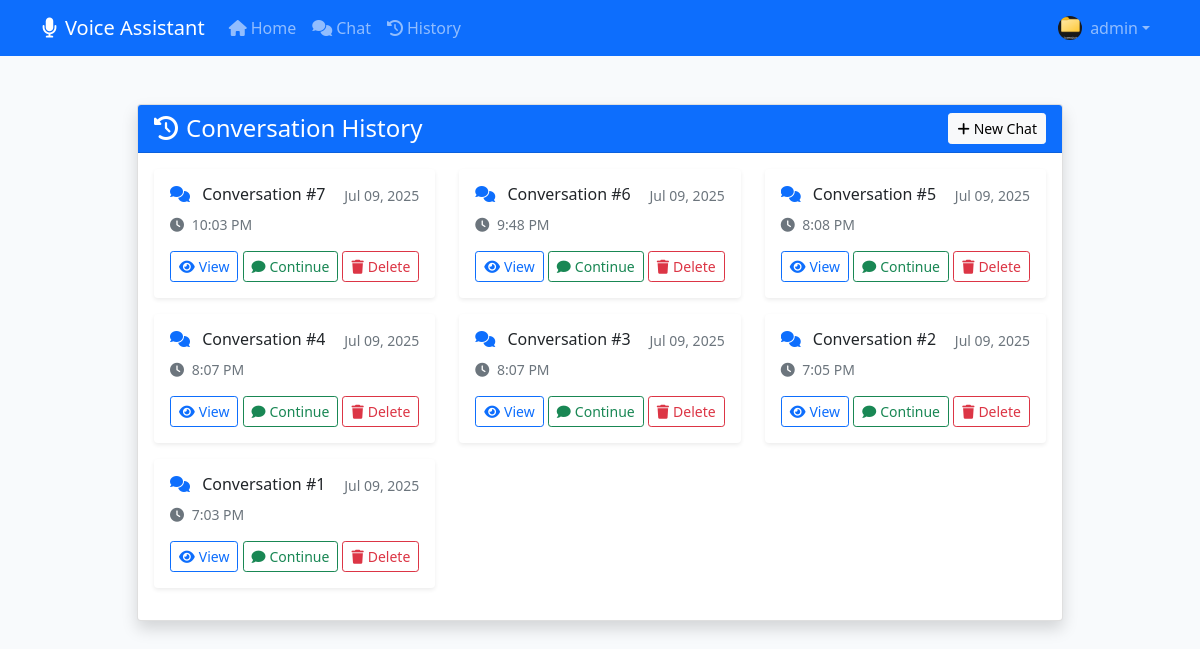
The app's page /conversations/ (signed in) with its own data.
### assistant/models.py (models this page shows, shortened)
class UserProfile(models.Model):
    user = models.OneToOneField(User, on_delete=models.CASCADE, related_name='profile')
    profile_picture = models.ImageField(upload_to='profile_pics/', null=True, blank=True)
    phone_number = models.CharField(max_length=15, blank=True, null=True)
    bio = models.TextField(max_length=500, blank=True, null=True)
    created_at = models.DateTimeField(auto_now_add=True)
    updated_at = models.DateTimeField(auto_now=True)

class Conversation(models.Model):
    user = models.ForeignKey(User, on_delete=models.CASCADE, related_name='conversations')
    created_at = models.DateTimeField(auto_now_add=True)

### assistant/views.py (the view)
# urls.py: path('conversations/', views.conversations_list, name='conversations_list'),
@login_required
def conversations_list(request):
    conversations = Conversation.objects.filter(user=request.user).order_by('-created_at')
    return render(request, 'assistant/conversations_list.html', {'conversations': conversations})

### templates/assistant/conversations_list.html (shortened to what this page needs)
{% extends 'base.html' %}
{% block content %}
<div class="container mt-4">
    <div class="row">
        <div class="col-md-10 mx-auto">
            <div class="card shadow">
                <div class="card-header bg-primary text-white d-flex justify-content-between align-items-center">
                    <h4 class="mb-0">
                        <i class="fas fa-history me-2"></i>Conversation History
                    </h4>
                    <a href="{% url 'chat' %}" class="btn btn-light btn-sm">
                        <i class="fas fa-plus me-1"></i>New Chat
                    </a>
                </div>
                <div class="card-body">
                    {% if conversations %}
                        <div class="row">
                            {% for conversation in conversations %}
                                <div class="col-md-6 col-lg-4 mb-3">
                                    <div class="card h-100 border-0 shadow-sm">
                                        <div class="card-body">
                                            <div class="d-flex justify-content-between align-items-start mb-2">
                                                <h6 class="card-title text-truncate mb-0">
                                                    <i class="fas fa-comments text-primary me-2"></i>
                                                    Conversation #{{ conversation.id }}
                                                </h6>
                                                <small class="text-muted">
                                                    {{ conversation.created_at|date:"M d, Y" }}
                                                </small>
                                            </div>
                                            <p class="card-text text-muted small mb-3">
                                                <i class="fas fa-clock me-1"></i>
                                                {{ conversation.created_at|date:"g:i A" }}
                                            </p>
                                            <div class="d-flex justify-content-between align-items-center">
                                                <a href="{% url 'conversation_detail' conversation.id %}"
                                                   class="btn btn-outline-primary btn-sm">
                                                    <i class="fas fa-eye me-1"></i>View
                                                </a>
                                                <a href="{% url 'chat' %}?conversation_id={{ conversation.id }}"
                                                   class="btn btn-outline-success btn-sm">
                                                    <i class="fas fa-comment me-1"></i>Continue
                                                </a>
                                                <button type="button"
                                                        class="btn btn-outline-danger btn-sm"
                                                        data-bs-toggle="modal"
                                                        data-bs-target="#deleteModal{{ conversation.id }}">
                                                    <i class="fas fa-trash me-1"></i>Delete
                                                </button>
                                            </div>
                                        </div>
                                    </div>
                                </div>
                            {% endfor %}
                        </div>
                    {% endif %}
                </div>
            </div>
        </div>
    </div>
</div>
{% endblock %}

### templates/base.html (shortened to what this page needs)
<!DOCTYPE html>
<html lang="en">
<head>
    <link href="https://cdn.jsdelivr.net/npm/bootstrap@5.1.3/dist/css/bootstrap.min.css" rel="stylesheet">
    <link href="https://cdnjs.cloudflare.com/ajax/libs/font-awesome/6.0.0/css/all.min.css" rel="stylesheet">
    <link href="/static/css/style.css" rel="stylesheet">
</head>
<body>
    <nav class="navbar navbar-expand-lg navbar-dark bg-primary">
        <div class="container">
            <a class="navbar-brand" href="{% url 'home' %}">
                <i class="fas fa-microphone me-2"></i>Voice Assistant
            </a>
            <div class="collapse navbar-collapse" id="navbarNav">
                <ul class="navbar-nav me-auto">
                    <li class="nav-item">
                        <a class="nav-link" href="{% url 'home' %}">
                            <i class="fas fa-home me-1"></i>Home
                        </a>
                    </li>
                    <li class="nav-item">
                        <a class="nav-link" href="{% url 'chat' %}">
                            <i class="fas fa-comments me-1"></i>Chat
                        </a>
                    </li>
                    <li class="nav-item">
                        <a class="nav-link" href="{% url 'conversations_list' %}">
                            <i class="fas fa-history me-1"></i>History
                        </a>
                    </li>
                </ul>
                <ul class="navbar-nav">
                    {% if user.is_authenticated %}
                        <li class="nav-item dropdown">
                            <a class="nav-link dropdown-toggle d-flex align-items-center" href="#" id="navbarDropdown" role="button" data-bs-toggle="dropdown">
                                {% if user.profile.profile_picture %}
                                    <img src="{{ user.profile.profile_picture.url }}"
                                         alt="Profile"
                                         class="rounded-circle me-2"
                                         style="width: 24px; height: 24px; object-fit: cover;">
                                {% else %}
                                    <div class="rounded-circle bg-light d-flex align-items-center justify-content-center me-2"
                                         style="width: 24px; height: 24px;">
                                        <i class="fas fa-user text-muted" style="font-size: 0.75rem;"></i>
                                    </div>
                                {% endif %}
                                <span>{{ user.username }}</span>
                            </a>
                        </li>
                    {% endif %}
                </ul>
            </div>
        </div>
    </nav>
    <main class="container-fluid py-4">
        {% block content %}{% endblock %}
    </main>
</body>
</html>

### static/css/style.css (style rules this page uses)
body { background: #f8fafc; }

### templates/assistant/conversations_list.html (style rules this page uses)
.card { transition: transform 0.2s ease-in-out; }
.btn-sm { padding: 0.25rem 0.5rem; font-size: 0.875rem; }

### records on screen
Conversation: id "7", created_at "Jul 09, 2025", created_at "10:03 PM"
Conversation: id "6", created_at "Jul 09, 2025", created_at "9:48 PM"
Conversation: id "5", created_at "Jul 09, 2025", created_at "8:08 PM"
Conversation: id "4", created_at "Jul 09, 2025", created_at "8:07 PM"
Conversation: id "3", created_at "Jul 09, 2025", created_at "8:07 PM"
Conversation: id "2", created_at "Jul 09, 2025", created_at "7:05 PM"
Conversation: id "1", created_at "Jul 09, 2025", created_at "7:03 PM"

### other values on screen
{{ user.username }} "admin"
